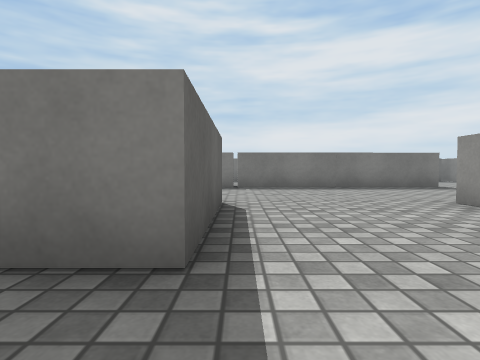
View 1 (above)

19 first-person views from a walk through a Unity game level. The camera is 0.51 m above the floor, tilts 2° down and sees 80° across. The floor is counted in squares, 1 m on a side. Each view is taken from the middle of a square. On the plan, view 1 faces up. The plan holds only what a view shows up to about 9 squares ahead; the rest is blank. Some animated figures are not drawn. Surface patterns are stand-ins for the level's own textures.

View 2
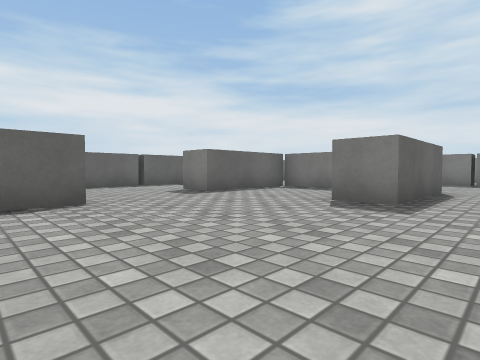

View 3
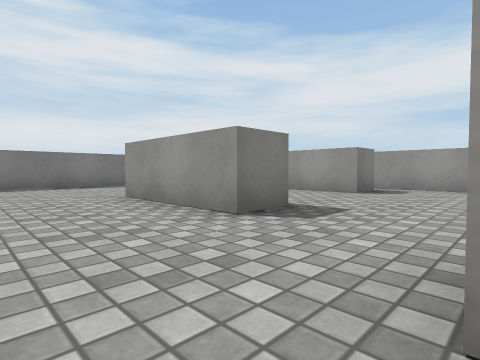

View 4
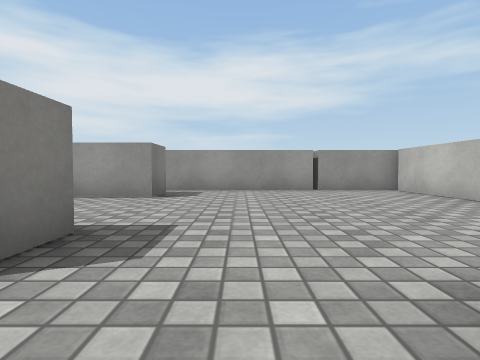

View 5
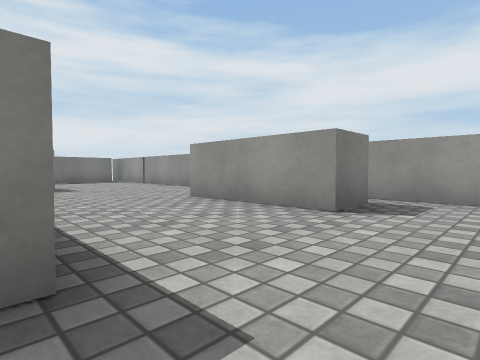

View 6
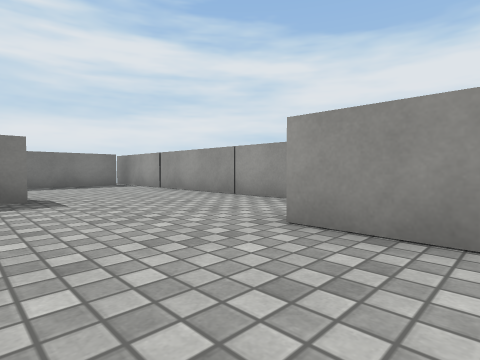

View 7
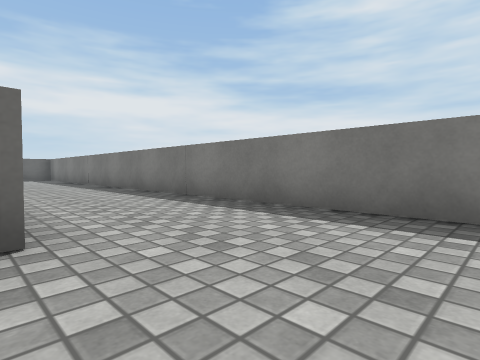

View 8
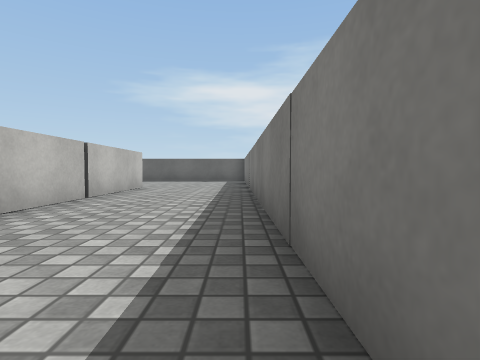

View 9
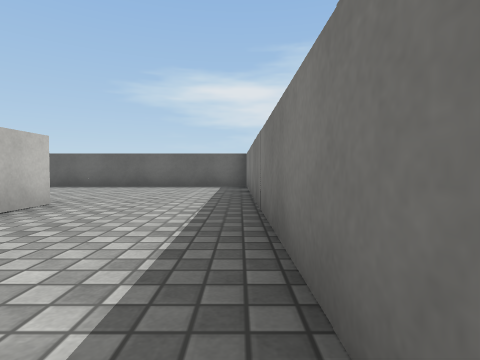

View 10
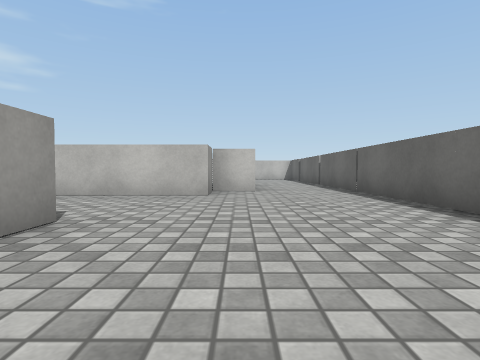

View 11
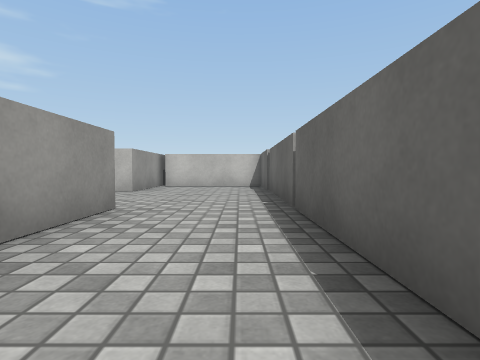

View 12
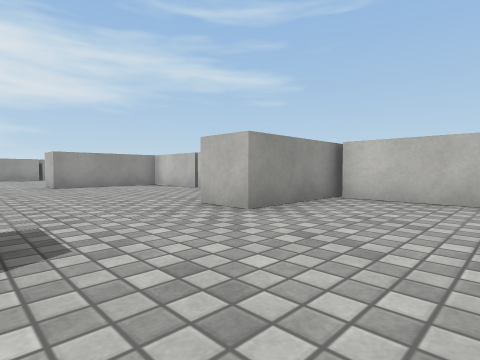

View 13
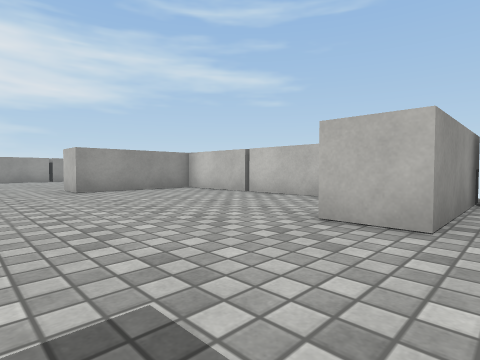

View 14
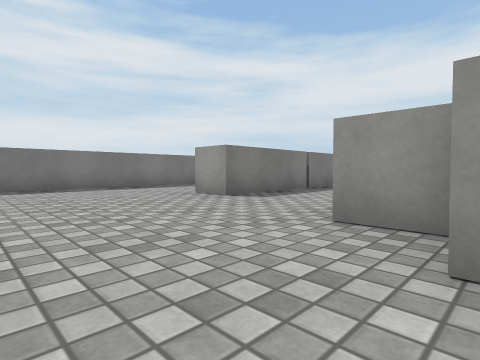

View 15
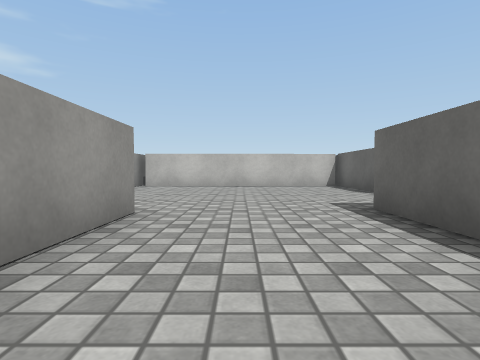

View 16
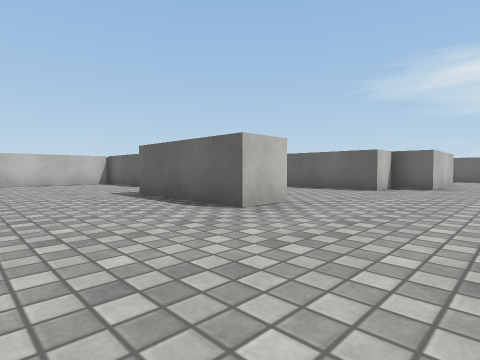

View 17
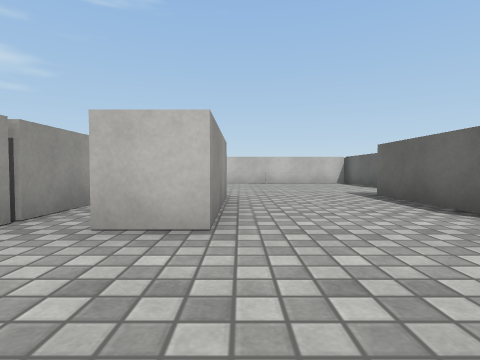

View 18
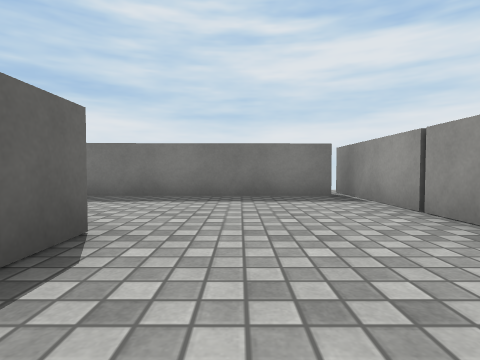

View 19
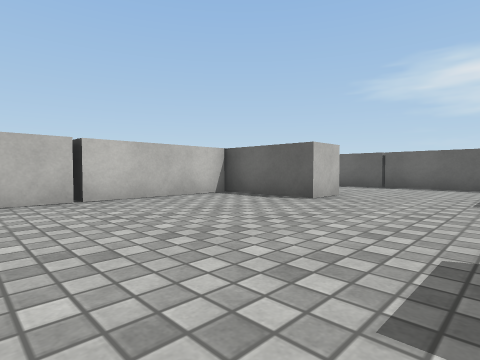

### Floor plan
Points are (right, up) in squares from view 1. A wall is a line through its corners. A room is listed if a view was taken in it or the views show most of it. See-through windows are left out.
Room 1 (views 1, 2, 3, 4, 5, 6, 7, 8, 9, 11, 12, 13, 14, 15, 16, 17, 18, 19)
walls: (3.3, 4.3) (4.3, 4.3) (4.3, 1.4) (3.3, 1.4) (3.3, 4.3); (-2.7, 4.4) (-4.4, 4.3) (-4.4, 1.3) (-5.4, 1.3) (-5.4, 4.3) (-4.4, 4.3) (-4.4, 5.3) (-1.4, 5.4) (-1.4, 4.3) (-0.3, 4.3) (-0.3, 1.4) (-1.4, 1.4); (-0.3, 9.2) (-0.3, 8.2); (3, -1.4) (3, -3.9) (9, -3.8); (-3.2, 9.2) (1.8, 9.3); (5.8, 9.3) (5.8, 8.3) (-3.2, 8.2); (8.4, 1.6) (7.3, 1.6) (7.3, 4.6) (8.2, 4.6); (9.2, 6) (9.2, 13.5); (-7.7, 5.4) (-7.7, 1.2); (-7.7, 1.1) (-7.7, -4) (-4.6, -3.9); (-4.5, -4.5) (-4.5, -1.7) (-3.5, -1.7) (-3.5, -3.9) (2, -3.9) (2, -0.9) (3, -0.9); (8.8, 12.4) (-3.6, 12.2); (9.2, -4.1) (9.2, 2)
ways out: opening at (-4.4, 7.1) to room 2
Room 2 (view 10)
walls: (-3.2, 8.2) (-3.2, 9.2); (-7.7, 12.2) (-7.7, 5.4); (-3.6, 12.2) (-7.3, 12.2)
ways out: opening at (-4.4, 7.1) to room 1

Positions as (right, up) in squares from view 1, and headings:
1: (0, 0), facing up
2: (1, -3), facing up-left
3: (1, -1), facing up-right
4: (2, 0), facing right
5: (4, 0), facing up-right
6: (5, 3), facing up-right
7: (8, 9), facing up-left
8: (5, 12), facing left
9: (1, 12), facing left
10: (-5, 11), facing down
11: (-7, 5), facing down
12: (-7, 1), facing down-right
13: (-5, 1), facing down-right
14: (-7, 4), facing up-right
15: (6, 5), facing down
16: (7, 7), facing down-left
17: (7, 7), facing down
18: (7, 7), facing up
19: (1, 1), facing down-left
